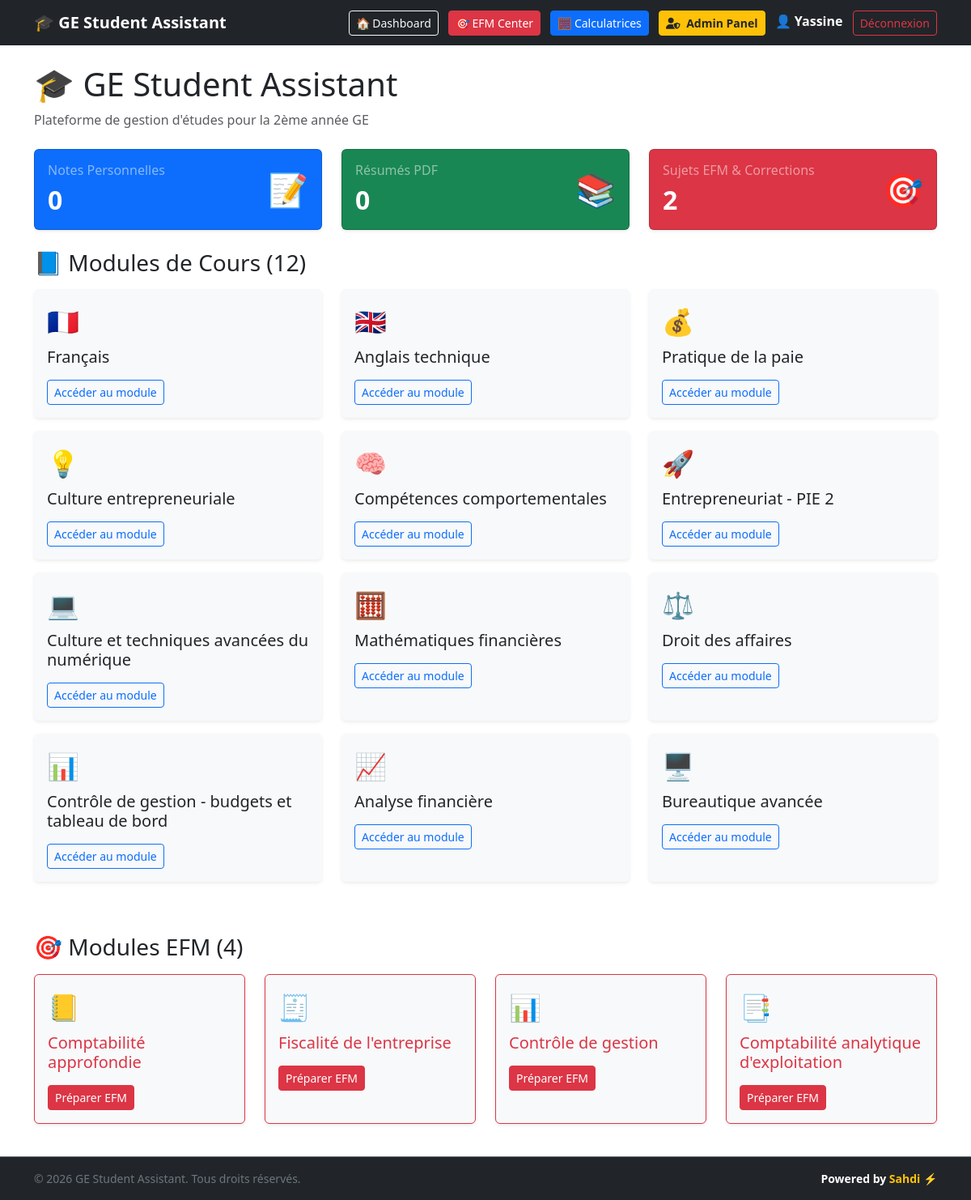
The page / (signed in) on the database its author committed.
### tables this page shows
CREATE TABLE users (
            id INTEGER PRIMARY KEY AUTOINCREMENT,
            username TEXT UNIQUE NOT NULL,
            email TEXT UNIQUE NOT NULL,
            password TEXT NOT NULL,
            is_active INTEGER DEFAULT 1,
            created_at TIMESTAMP DEFAULT CURRENT_TIMESTAMP
        , role TEXT DEFAULT 'student', status TEXT DEFAULT 'Actif');

CREATE TABLE modules (
            id INTEGER PRIMARY KEY AUTOINCREMENT,
            name TEXT NOT NULL,
            type TEXT NOT NULL,
            icon TEXT
        );

### app.py (the view)
@app.route("/")
def index():
    if not g.user:
        return redirect("/login")
    conn = get_db()
    courses = conn.execute(
        "SELECT * FROM modules WHERE type = 'Cours'"
    ).fetchall()
    efms = conn.execute(
        "SELECT * FROM modules WHERE type = 'EFM'"
    ).fetchall()
    total_notes = conn.execute(
        "SELECT COUNT(*) FROM notes WHERE user_id = ?", (g.user["id"],)
    ).fetchone()[0]
    total_resumes = conn.execute(
        "SELECT COUNT(*) FROM resumes"
    ).fetchone()[0]
    total_efm_files = conn.execute(
        "SELECT COUNT(*) FROM efm_files"
    ).fetchone()[0]
    conn.close()
    stats = {
        "notes": total_notes,
        "resumes": total_resumes,
        "efm_files": total_efm_files,
    }
    return render_template(
        "index.html", courses=courses, efms=efms, stats=stats
    )

### app.py (called while the page is built)
def get_db():
    conn = sqlite3.connect("database.db")
    conn.row_factory = sqlite3.Row
    return conn

@app.before_request
def load_logged_in_user():
    user_id = session.get("user_id")
    if user_id is None:
        g.user = None
    else:
        conn = get_db()
        g.user = conn.execute("SELECT * FROM users WHERE id = ?", (user_id,)).fetchone()
        conn.close()

### templates/index.html (shortened to what this page needs)
{% extends "base.html" %}
{% block content %}
<div class="mb-4">
    <h1>🎓 GE Student Assistant</h1>
    <p class="text-muted">Plateforme de gestion d'études pour la 2ème année GE</p>
</div>
<div class="row mb-4">
    <div class="col-md-4 mb-3 mb-md-0">
        <a href="/all-notes" class="text-decoration-none">
            <div class="card bg-primary text-white shadow-sm h-100 card-hover" style="cursor: pointer; transition: transform 0.2s;">
                <div class="card-body d-flex justify-content-between align-items-center">
                    <div>
                        <h6 class="card-title mb-0 text-white-50">Notes Personnelles</h6>
                        <h2 class="mt-2 mb-0 fw-bold text-white">{{ stats.notes }}</h2>
                    </div>
                    <div class="fs-1">📝</div>
                </div>
            </div>
        </a>
    </div>
    <div class="col-md-4 mb-3 mb-md-0">
        <a href="/all-resumes" class="text-decoration-none">
            <div class="card bg-success text-white shadow-sm h-100 card-hover" style="cursor: pointer; transition: transform 0.2s;">
                <div class="card-body d-flex justify-content-between align-items-center">
                    <div>
                        <h6 class="card-title mb-0 text-white-50">Résumés PDF</h6>
                        <h2 class="mt-2 mb-0 fw-bold text-white">{{ stats.resumes }}</h2>
                    </div>
                    <div class="fs-1">📚</div>
                </div>
            </div>
        </a>
    </div>
    <div class="col-md-4">
        <a href="/all-efms" class="text-decoration-none">
            <div class="card bg-danger text-white shadow-sm h-100 card-hover" style="cursor: pointer; transition: transform 0.2s;">
                <div class="card-body d-flex justify-content-between align-items-center">
                    <div>
                        <h6 class="card-title mb-0 text-white-50">Sujets EFM & Corrections</h6>
                        <h2 class="mt-2 mb-0 fw-bold text-white">{{ stats.efm_files }}</h2>
                    </div>
                    <div class="fs-1">🎯</div>
                </div>
            </div>
        </a>
    </div>
</div>
<h3 class="mb-3">📘 Modules de Cours (12)</h3>
<div class="row mb-5">
    {% for module in courses %}
    <div class="col-md-4 mb-3">
        <div class="card shadow-sm h-100 border-0 bg-light">
            <div class="card-body">
                <div class="fs-2">{{ module["icon"] }}</div>
                <h5 class="card-title mt-2">{{ module["name"] }}</h5>
                <a href="/module/{{ module['id'] }}" class="btn btn-outline-primary btn-sm mt-2">Accéder au module</a>
            </div>
        </div>
    </div>
    {% endfor %}
</div>
<h3 class="mb-3">🎯 Modules EFM (4)</h3>
<div class="row">
    {% for module in efms %}
    <div class="col-md-3 mb-3">
        <div class="card shadow-sm h-100 border-danger bg-light">
            <div class="card-body">
                <div class="fs-2">{{ module["icon"] }}</div>
                <h5 class="card-title text-danger mt-2">{{ module["name"] }}</h5>
                <a href="/efm/{{ module['id'] }}" class="btn btn-danger btn-sm mt-2">Préparer EFM</a>
            </div>
        </div>
    </div>
    {% endfor %}
</div>
{% endblock %}

### templates/base.html (shortened to what this page needs)
<!DOCTYPE html>
<html lang="fr">
<head>
    <link href="https://cdn.jsdelivr.net/npm/bootstrap@5.3.0/dist/css/bootstrap.min.css" rel="stylesheet">
    <link rel="stylesheet" href="https://cdnjs.cloudflare.com/ajax/libs/font-awesome/6.4.0/css/all.min.css">
</head>
<body class="d-flex flex-column min-vh-100">
    <nav class="navbar navbar-expand-lg navbar-dark bg-dark">
        <div class="container">
            <a class="navbar-brand fw-bold" href="/">🎓 GE Student Assistant</a>
            <div>
                {% if g.user %}
                    <a href="/" class="btn btn-outline-light btn-sm me-2">🏠 Dashboard</a>
                    <a href="/efm" class="btn btn-danger btn-sm me-2">🎯 EFM Center</a>
                    <a href="/calculators" class="btn btn-primary btn-sm me-2">🧮 Calculatrices</a>
                    {% if g.user['role'] == 'admin' or g.user['username'] == 'Yassine' %}
                        <a href="/admin" class="btn btn-warning btn-sm fw-bold text-dark me-2">
                            <i class="fa-solid fa-user-shield me-1"></i> Admin Panel
                        </a>
                    {% endif %}
                    <span class="text-white me-2">👤 <strong>{{ g.user['username'] }}</strong></span>
                    <a href="/logout" class="btn btn-outline-danger btn-sm">Déconnexion</a>
                {% else %}
                    <a href="/login" class="btn btn-outline-light btn-sm me-2">🔐 Connexion</a>
                    <a href="/register" class="btn btn-success btn-sm">📝 Inscription</a>
                {% endif %}
            </div>
        </div>
    </nav>
    <main class="container py-4 flex-grow-1">
        {% block content %}
        {% endblock %}
    </main>
    <footer class="bg-dark text-white text-center py-3 border-top border-secondary mt-auto">
        <div class="container d-flex flex-column flex-md-row justify-content-between align-items-center gap-2">
            <small class="text-secondary">
                © 2026 GE Student Assistant. Tous droits réservés.
            </small>
            <small class="fw-semibold">
                Powered by <span class="text-warning fw-bold">Sahdi</span> ⚡
            </small>
        </div>
    </footer>
</body>
</html>

### rows shown on the page
users: user.username "Yassine"
modules: icon "🇫🇷", name "Français"
modules: icon "🇬🇧", name "Anglais technique"
modules: icon "💰", name "Pratique de la paie"
modules: icon "💡", name "Culture entrepreneuriale"
modules: icon "🧠", name "Compétences comportementales"
modules: icon "🚀", name "Entrepreneuriat - PIE 2"
modules: icon "💻", name "Culture et techniques avancées du numérique"
modules: icon "🧮", name "Mathématiques financières"
modules: icon "⚖️", name "Droit des affaires"
modules: icon "📊", name "Contrôle de gestion - budgets et tableau de bord"
modules: icon "📈", name "Analyse financière"
modules: icon "🖥️", name "Bureautique avancée"
modules: icon "📒", name "Comptabilité approfondie"
modules: icon "🧾", name "Fiscalité de l'entreprise"
modules: icon "📊", name "Contrôle de gestion"
modules: icon "📑", name "Comptabilité analytique d'exploitation"

### other values the page prints
{{ stats.notes }} "0"
{{ stats.resumes }} "0"
{{ stats.efm_files }} "2"
